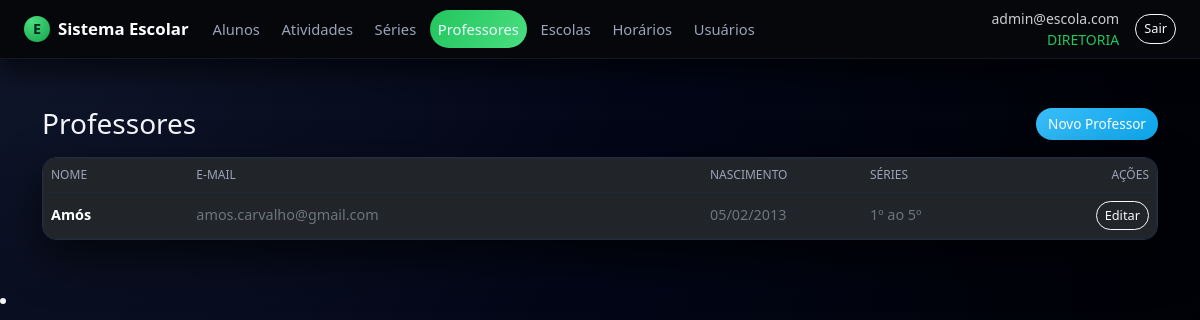
The page /professores/ (signed in) on the database its author committed.
### app.py (models this page shows, shortened)
class Usuario(db.Model, UserMixin):
    __tablename__ = "usuario"
    id = db.Column(db.Integer, primary_key=True)
    email = db.Column(db.String(120), unique=True, nullable=False)
    senha_hash = db.Column(db.String(255), nullable=False)
    papel = db.Column(db.String(30), nullable=False, default="ALUNO")
    ativo = db.Column(db.Boolean, nullable=False, default=True)
    created_at = db.Column(db.DateTime, nullable=False, default=datetime.utcnow)
    aluno_id = db.Column(db.Integer, db.ForeignKey("aluno.id"), nullable=True)
    aluno = db.relationship("Aluno", lazy="joined")
    def papel_upper(self):
        return (self.papel or "").upper()
    def is_diretoria(self):
        return self.papel_upper() == "DIRETORIA"

class Professor(db.Model):
    __tablename__ = "professor"
    id = db.Column(db.Integer, primary_key=True)
    usuario_id = db.Column(db.Integer, db.ForeignKey("usuario.id"), nullable=False, unique=True)
    usuario = db.relationship("Usuario", lazy="joined")
    nome = db.Column(db.String(120), nullable=False)
    data_nascimento = db.Column(db.Date, nullable=True)
    series = db.relationship("Serie", secondary=professor_serie, lazy="subquery")

### app.py (the view)
@app.route("/professores/")
@login_required
def professores_listar():
    if not current_user.is_diretoria():
        flash("Você não tem permissão para acessar Professores.", "warning")
        return redirect(url_for("index"))
    itens = Professor.query.order_by(Professor.nome.asc()).all()
    return render_template("professores/listar.html", itens=itens)

### app.py (called while the page is built)
@login_manager.user_loader
def load_user(uid):
    return db.session.get(Usuario, int(uid))

@app.context_processor
def inject_can():
    return dict(can=can)

### templates/professores/listar.html (shortened to what this page needs)
{% extends "base.html" %}
{% block content %}
<div class="container py-4">
  <div class="d-flex justify-content-between align-items-center mb-3">
    <h3 class="mb-0">Professores</h3>
    <a href="{{ url_for('professores_novo') }}" class="btn btn-primary">
      Novo Professor
    </a>
  </div>
  <div class="card">
    <div class="card-body p-0">
      <div class="table-responsive">
        <table class="table table-dark align-middle mb-0">
          <thead>
            <tr>
              <th>NOME</th>
              <th>E-MAIL</th>
              <th style="width:160px">NASCIMENTO</th>
              <th>SÉRIES</th>
              <th class="text-end" style="width:120px">AÇÕES</th>
            </tr>
          </thead>
          <tbody>
            {% for p in itens %}
              <tr>
                <td class="fw-semibold">{{ p.nome }}</td>
                <td class="text-secondary">
                  {{ p.usuario.email if p.usuario else '—' }}
                </td>
                <td class="text-secondary">
                  {{ p.data_nascimento.strftime('%d/%m/%Y') if p.data_nascimento else '—' }}
                </td>
                <td class="text-secondary">
                  {% set nomes = (p.series | map(attribute='nome') | list) if p.series else [] %}
                  {% set ns = namespace(nums=[], ok=true) %}
                  {% for n in nomes %}
                    {% set t = (n|string)|trim %}
                    {% if t and (t[0].isdigit()) %}
                      {% if t|length >= 2 and t[0].isdigit() and t[1].isdigit() %}
                        {% set num = (t[0:2])|int %}
                      {% else %}
                        {% set num = (t[0:1])|int %}
                      {% endif %}
                      {% set ns.nums = ns.nums + [num] %}
                    {% else %}
                      {% set ns.ok = false %}
                    {% endif %}
                  {% endfor %}
                  {% if ns.nums and ns.ok %}
                    {% set mn = ns.nums|min %}
                    {% set mx = ns.nums|max %}
                    {{ mn }}º{% if mx != mn %} ao {{ mx }}º{% endif %}
                  {% else %}
                    {{ p.series_str() or '—' }}
                  {% endif %}
                </td>
                <td class="text-end">
                  <a class="btn btn-outline-light btn-sm" href="{{ url_for('professores_editar', id=p.id) }}">
                    Editar
                  </a>
                </td>
              </tr>
            {% else %}
              <tr>
                <td colspan="5" class="text-center text-secondary py-4">
                  Nenhum professor cadastrado.
                </td>
              </tr>
            {% endfor %}
          </tbody>
        </table>
      </div>
    </div>
  </div>
</div>
{% endblock %}

### templates/base.html (shortened to what this page needs)
<!doctype html>
<html lang="pt-BR">
<head>
  <link
    href="https://cdn.jsdelivr.net/npm/bootstrap@5.3.3/dist/css/bootstrap.min.css"
    rel="stylesheet"
  >
  <link rel="stylesheet" href="{{ url_for('static', filename='css/style.css') }}">
</head>
<body class="app-body">
  <header class="app-navbar navbar navbar-expand-lg navbar-dark">
    <div class="container-fluid px-3 px-lg-4">
      <a class="navbar-brand d-flex align-items-center gap-2" href="{{ url_for('index') }}">
        <span class="brand-icon">E</span>
        <span class="fw-semibold">Sistema Escolar</span>
      </a>
      {% if current_user.is_authenticated %}
        {% set papel = current_user.papel_upper() %}
        <div class="collapse navbar-collapse" id="mainNav">
          <ul class="navbar-nav me-auto mb-2 mb-lg-0 app-menu">
            <li class="nav-item">
              <a class="nav-link {% if request.endpoint and 'alunos' in request.endpoint %}active{% endif %}"
                 href="{{ url_for('alunos_list') }}">
                Alunos
              </a>
            </li>
            <li class="nav-item">
              <a class="nav-link {% if request.endpoint and 'atividades_' in request.endpoint %}active{% endif %}"
                 href="{{ url_for('atividades_listar') }}">
                Atividades
              </a>
            </li>
            {% if papel == 'DIRETORIA' %}
              <li class="nav-item">
                <a class="nav-link {% if request.endpoint and 'series_' in request.endpoint %}active{% endif %}"
                   href="{{ url_for('series_list') }}">
                  Séries
                </a>
              </li>
               <li class="nav-item">
   <a class="nav-link {% if request.endpoint and 'professores' in request.endpoint %}active{% endif %}"
     href="{{ url_for('professores_listar') }}">
    Professores
  </a>
</li>
              <li class="nav-item">
                <a class="nav-link {% if request.endpoint and 'escolas_' in request.endpoint %}active{% endif %}"
                   href="{{ url_for('escolas_list') }}">
                  Escolas
                </a>
              </li>
              <li class="nav-item">
                <a class="nav-link {% if request.endpoint and 'horarios_' in request.endpoint %}active{% endif %}"
                   href="{{ url_for('horarios_list') }}">
                  Horários
                </a>
              </li>
              <li class="nav-item">
                <a class="nav-link {% if request.endpoint and 'usuarios_' in request.endpoint %}active{% endif %}"
                   href="{{ url_for('usuarios_list') }}">
                  Usuários
                </a>
              </li>
            {% endif %}
          </ul>
          <div class="d-flex align-items-center gap-3">
            <div class="text-end small text-muted d-none d-md-block">
              <div>{{ current_user.email }}</div>
              <div class="text-accent">{{ papel }}</div>
            </div>
            <form method="post" action="{{ url_for('logout') }}">
              <button class="btn btn-sm btn-outline-light" type="submit">Sair</button>
            </form>
          </div>
        </div>
      {% endif %}
    </div>
  </header>
  <main class="app-main container-fluid px-3 px-lg-4 py-4">
    <div class="page-wrapper">
      {% block content %}{% endblock %}
    </div>
  </main>
  <li class="nav-item">
</li>
</body>
</html>

### static/css/style.css (style rules this page uses)
:root { --bg-body: #05070b; --bg-elevated: #10141f; --bg-elevated-soft: #181d2a; --bg-navbar: #05070b; --border-soft: #262c3c; --text-main: #f4f5fb; --text-muted: #9ca3b8; --accent: #22c55e; --accent-soft: rgba(34, 197, 94, 0.15); --danger-soft: rgba(239, 68, 68, 0.15); --radius-lg: 16px; --radius-md: 10px; --shadow-soft: 0 18px 45px rgba(0, 0, 0, 0.65); }
.app-body { background: radial-gradient(circle at top left, #10172a 0, #020617 45%, #000 100%); color: var(--text-main); min-height: 100vh; font-family: system-ui, -apple-system, BlinkMacSystemFont, "Segoe UI", sans-serif; }
.app-navbar { background-color: var(--bg-navbar); border-bottom: 1px solid #111827; box-shadow: 0 10px 30px rgba(0, 0, 0, 0.7); position: sticky; top: 0; z-index: 1030; }
.app-navbar .navbar-brand { font-size: 1.05rem; }
.brand-icon { width: 26px; height: 26px; border-radius: 999px; background: radial-gradient(circle at 30% 20%, #4ade80, #16a34a); display: inline-flex; align-items: center; justify-content: center; font-size: 0.9rem; font-weight: 700; color: #022c22; }
.app-menu .nav-link { font-size: 0.92rem; color: var(--text-muted); padding-inline: 0.9rem; border-radius: 999px; margin-right: 0.35rem; transition: all 0.18s ease-out; }
.app-menu .nav-link.active { color: #ecfeff; background: linear-gradient(120deg, #22c55e, #4ade80); }
.app-main { color: var(--text-main); max-width: 1200px; margin-inline: auto; }
.page-wrapper { display: flex; flex-direction: column; gap: 1.5rem; }
.card { background-color: var(--bg-elevated); border-radius: var(--radius-lg); border: 1px solid var(--border-soft); box-shadow: var(--shadow-soft); }
.table { color: var(--text-main); font-size: 0.9rem; margin-bottom: 0; }
.table thead { background: linear-gradient(90deg, #020617, #020617); }
.table thead th { color: #9ca3b8; border-bottom: 1px solid #1f2933 !important; font-weight: 500; text-transform: uppercase; font-size: 0.75rem; }
.table tbody tr { background-color: var(--bg-elevated-soft); }
.table td, .table th { border-color: #111827 !important; }
.btn { border-radius: 999px; font-size: 0.85rem; }
.btn-primary { background: linear-gradient(135deg, #38bdf8, #0ea5e9); border: none; }
.btn-outline-light { border-radius: 999px; font-size: 0.8rem; }
.text-accent { color: var(--accent); }
.card { position: relative; border-radius: 14px; overflow: hidden; }
.card::after { content: ""; position: absolute; inset: 0; border-radius: 14px; pointer-events: none; box-shadow: inset 0 0 0 1px #1f2937; }
.app-navbar .text-muted { color: rgba(255, 255, 255, 0.80) !important; }
.app-navbar .text-muted div:first-child { font-weight: 500; }

### rows shown on the page
Usuario: email "admin@escola.com", papel "DIRETORIA"
Professor: nome "Amós", usuario "amos.carvalho@gmail.com", data_nascimento "05/02/2013", id "1", mx "5"
